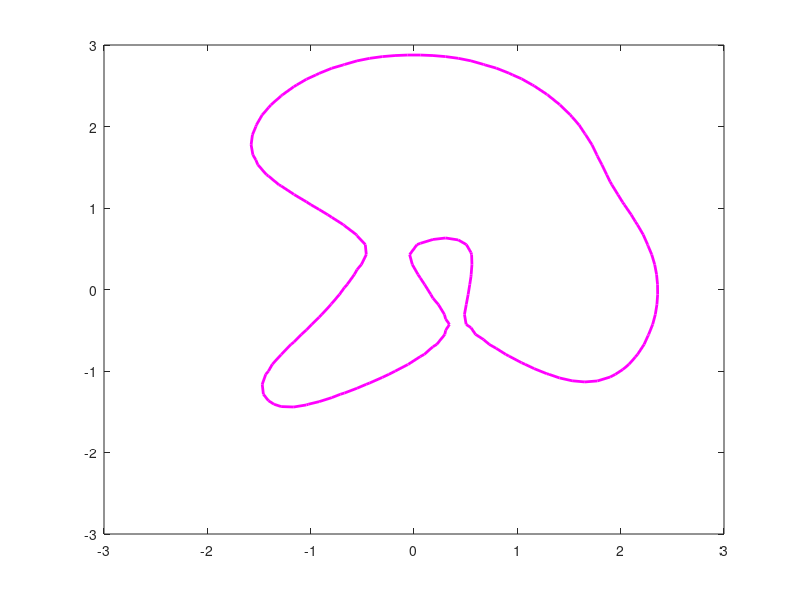

MATLAB code for this plot: (Note: this script raises an error after producing the figure.)
%condDm: Demo of the condensing technique for data count reduction
%
% Category: Data count reduction
% Roger Jang, 9703xx, 990613, 20110212

usePause = 1;
% Collect 2500 data points
[xx, yy, zz] = peaks(50);
x = xx(:); y = yy(:); z = zz(:);
axisLimit = [min(x) max(x) min(y) max(y)];
threshold = 0.5;
dataNum = length(x);

% Plot these 2500 data points and the contour
%index2 = 1:dataNum;
%index1 = find(z > threshold);
%index2(index1) = [];
%h = plot(x(index1), y(index1), 'y.', x(index2), y(index2), 'c.');
%set(h, 'markersize', 10);
%hold on
%[c, contourH] = contour(xx, yy, zz, [threshold threshold]);
%set(contourH, 'linewidth', 2, 'color', 'g');
%hold off
%axis(axisLimit);
%axis square;

% Randomly selected 500 data points
dataNum = 500;
tmp = randperm(length(x));
index = tmp(1:dataNum);
x = x(index); y = y(index); z = z(index);

index2 = 1:dataNum;
index1 = find(z > threshold)';
index2(index1) = [];
figure;
% Plot a single contour as the decision boundary
[c, contourH] = contour(xx, yy, zz, [threshold threshold], 'm-');
set(contourH, 'linewidth', 2, 'erase', 'xor');
axis(axisLimit); axis square;
pointH = zeros(dataNum,1);
textH = zeros(dataNum,1);
for i=1:dataNum,
	pointH(i) = line(x(i), y(i), 'color', 'g', 'erase', 'xor', 'linestyle', '.', 'markersize', 10);
	textH(i) = text(x(i), y(i), num2str(i), 'fontsize', 8, 'erase', 'xor', 'visible', 'off');
end
% Set the color of class-2 points
for i = index2,
	set(pointH(i), 'color', 'b');
end

% Circles to display picked points and it's nearest neighbor
r1 = 0.2;
r2 = 0.2;
theta = linspace(0, 2*pi);
circle_x = cos(theta); 
circle_y = sin(theta); 
circle1H = line(nan, nan, 'color', 'r', 'erase', 'xor');
circle2H = line(nan, nan, 'color', 'k', 'erase', 'xor');
title('Red circle: picked, black circle: nearest');

% All data points
output = z>threshold;
data = [x y output];
% Calcualte distance matrix of all data points
distMat = distPairwise([x'; y']);
% Add a big number to the diagonal elements of the distance matrix
distMat = distMat + diag(realmax*ones(dataNum,1));
currentData = 1:dataNum;
% Condense the data set
for i = 1:2*dataNum,
	% randomly picked a data point
	index=floor(rand*length(currentData))+1;
	picked = currentData(index);
	% find the nearest data point to the picked
	[junk, nearest] = min(distMat(picked, :));
	% delete a point if the picked and the nearest are in the same class
	if output(picked) == output(nearest),
		ind = find(output~=output(picked));
		dist1 = min(distMat(picked, ind));
		dist2 = min(distMat(nearest, ind));
		if dist1 > dist2,
			toDelete = picked;
		else
			toDelete = nearest;
		end
	%	fprintf('deleting point %d ...\n', toDelete);
		set(circle1H, 'xdata', r1*circle_x+x(picked), ...
			'ydata', r1*circle_y+y(picked));
		set(circle2H, 'xdata', r2*circle_x+x(nearest), ...
			'ydata', r2*circle_y+y(nearest));
		if usePause, fprintf('Hit any key to go on...\n'); pause; end
		distMat(toDelete, :) = realmax*ones(1, dataNum);
		distMat(:, toDelete) = realmax*ones(dataNum, 1);
		delete(pointH(toDelete));
		delete(textH(toDelete));
		currentData(find(currentData==toDelete)) = [];
		set(circle1H, 'xdata', nan, 'ydata', nan);
		set(circle2H, 'xdata', nan, 'ydata', nan);
		drawnow
	end
end
